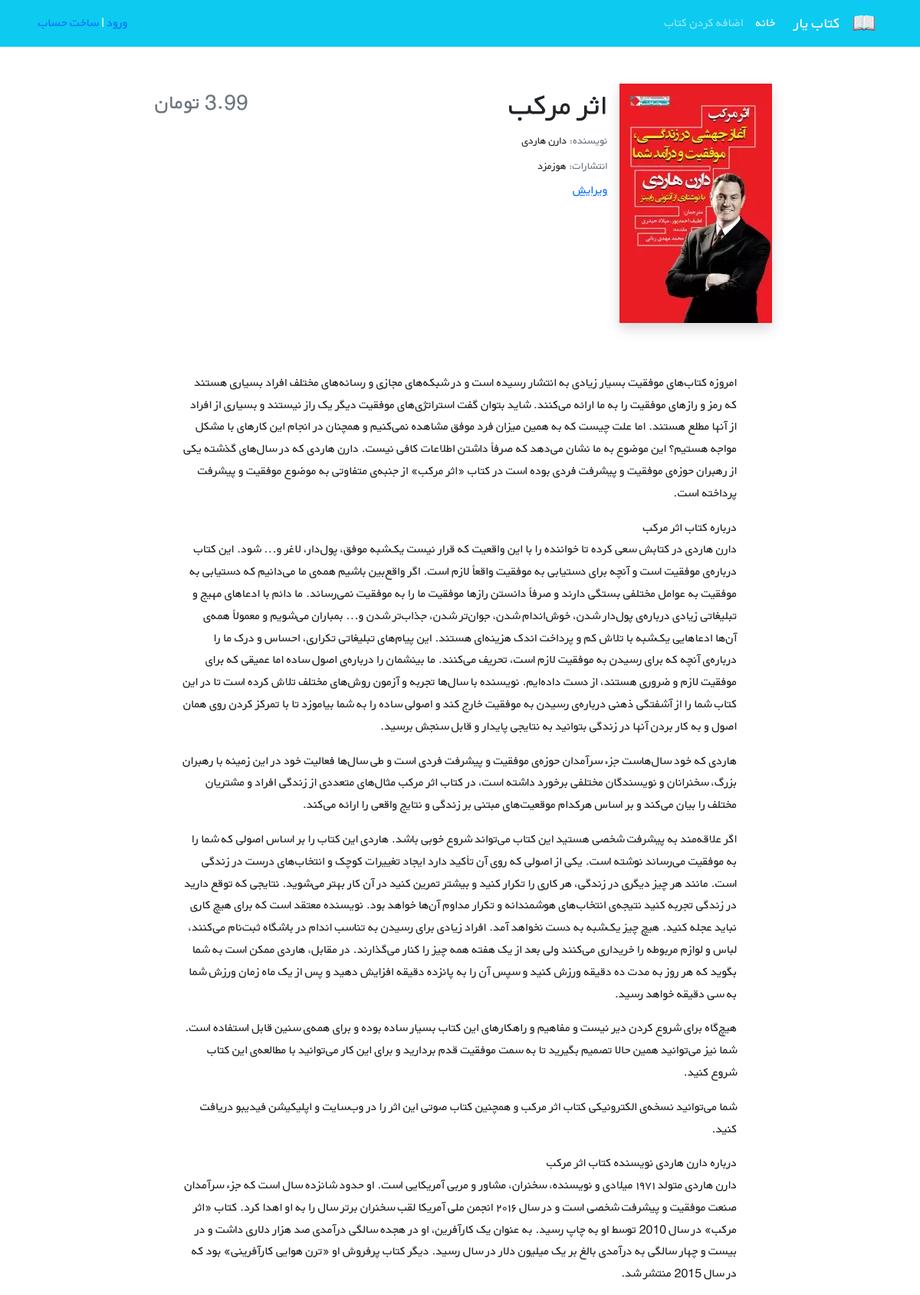
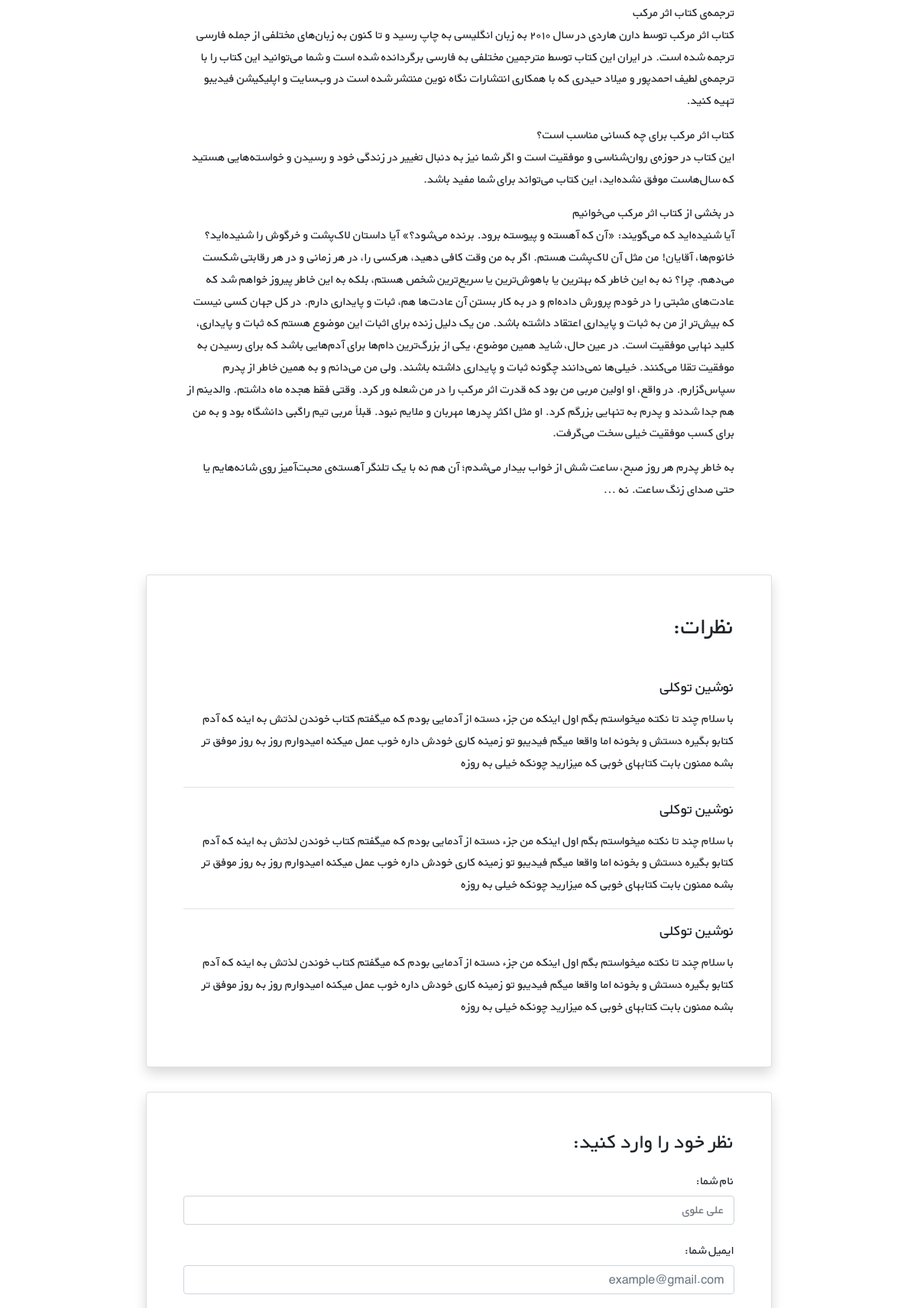
Page /books/16/ (upper part) on the committed database (2 pictures, top to bottom).
### books/models.py (models this page shows, shortened)
class Book(models.Model):
    title = models.CharField(max_length=200)
    author = models.CharField(max_length=200)
    content = models.TextField()
    price = models.DecimalField(max_digits=5, decimal_places=2)
    cover = models.ImageField(upload_to="covers/", blank=True)

### books/views.py (the view)
# urls.py: path("<int:pk>/", BookDetailView.as_view(), name="book_detail"),
class BookDetailView(generic.DetailView):
    model = Book
    template_name = "books/book_detail.html"

### books/templates/books/book_detail.html (shortened to what this page needs)
{% extends '_base.html' %}
{% block content %}
<div class="container mt-5" dir="rtl">
    <div class="">
        <div class="">
            <div class="d-flex justify-content-center">
                <div class="row w-sm-75 w-100">
                    <div class="col-xs-12 col-md-3 d-flex justify-content-center">
                        <div>
                            {% if book.cover %}
                                <img class="shadow" src="{{ book.cover.url }}"
                                    class="img-fluid rounded-start" alt="...">
                            {% endif %}
                        </div>
                    </div>
                    <div class="col-xs-12 col-md-6 text-center text-md-end mt-md-1 mt-4">
                        <h1> {{ book.title }} </h1>
                        <h5 class="small my-1"><span class="text-muted">نویسنده: </span>{{book.author}}</h5>
                        <h5 class="small my-1"><span class="text-muted">انتشارات: </span>هوزمزد</h5>
                        <a href="{% url 'book_update' book.id %}">ویرایش</a>
                    </div>
                    <div class="col-xs-12 col-md-3 d-flex flex-column">
                        <h3 class="align-self-center pt-2 text-muted align-self-md-end">
                            {{book.price}} تومان
                        </h3>
                    </div>
                </div>
            </div>
            <div class="d-flex justify-content-center">
                <div class="my-3 p-5 w-sm-75 w-100">
                    {{ book.content | linebreaks }}
                </div>
            </div>
            <div class="d-flex justify-content-center">
                <div class="card shadow my-3 p-5 w-sm-75 w-100">
                    <h2 class="mb-5">نظرات:</h2>
                    <div class="border-bottom mb-3">
                        <h5 class="mb-3">نوشین توکلی</h5>
                        <p>با سلام چند تا نکته میخواستم بگم اول اینکه من جزء دسته از آدمایی بودم که میگفتم کتاب خوندن لذتش
                            به اینه که آدم کتابو بگیره دستش و بخونه اما واقعا میگم فیدیبو تو زمینه کاری خودش داره خوب عمل
                            میکنه امیدوارم روز به روز موفق تر بشه ممنون بابت کتابهای خوبی که میزارید چونکه خیلی به روزه</p>
                    </div>
                    <div class="border-bottom mb-3">
                        <h5 class="mb-3">نوشین توکلی</h5>
                        <p>با سلام چند تا نکته میخواستم بگم اول اینکه من جزء دسته از آدمایی بودم که میگفتم کتاب خوندن لذتش
                            به اینه که آدم کتابو بگیره دستش و بخونه اما واقعا میگم فیدیبو تو زمینه کاری خودش داره خوب عمل
                            میکنه امیدوارم روز به روز موفق تر بشه ممنون بابت کتابهای خوبی که میزارید چونکه خیلی به روزه</p>
                    </div>
                    <div>
                        <h5 class="mb-3">نوشین توکلی</h5>
                        <p>با سلام چند تا نکته میخواستم بگم اول اینکه من جزء دسته از آدمایی بودم که میگفتم کتاب خوندن لذتش
                            به اینه که آدم کتابو بگیره دستش و بخونه اما واقعا میگم فیدیبو تو زمینه کاری خودش داره خوب عمل
                            میکنه امیدوارم روز به روز موفق تر بشه ممنون بابت کتابهای خوبی که میزارید چونکه خیلی به روزه</p>
                    </div>
                </div>
            </div>
            <div class="d-flex justify-content-center">
                <div class="card shadow my-3 p-5 w-sm-75 w-100">
                    <h3>نظر خود را وارد کنید:</h3>
                    <form method="POST">
                        <div class="form-group py-2">
                            <label class="py-1" for="author_name">نام شما:</label>
                            <input type="text" class="form-control" placeholder="علی علوی" name="author_name">
                        </div>
                        <div class="form-group py-2">
                            <label class="py-1" for="email">ایمیل شما:</label>
                            <input type="email" class="form-control" placeholder="example@gmail.com" name="email">
                        </div>
                        <div class="form-group py-2">
                        </div>
                    </form>
                </div>
            </div>
        </div>
    </div>
</div>
{% endblock content %}

### static/css/style.css (style rules this page uses)
* { font-family: 'BYekan', sans-serif; line-height: 1.8rem; }
@media (min-width: 576px) { .w-sm-75 { width: 75%!important; } }

### rows in the picture
Book: cover (picture), title "اثر مرکب", author "دارن هاردی", content "امروزه کتاب‌های موفقیت بسیار زیادی به انتشار رسیده است و در شبکه‌های مجازی و رسانه‌های مختلف افراد بسیاری هستند که رمز و رازهای موفقیت را به ما ارائه می‌کنند. شاید بتوان گفت استراتژی‌های موفقیت دیگر یک راز نیستند و بسیاری از افراد از آنها مطلع هستند. اما علت چیست که به همین میزان فرد موفق مشاهده نمی‌کنیم و همچنان در انجام این کارهای با مشکل مواجه هستیم؟ این موضوع به ما نشان می‌دهد که صرفاً داشتن اطلاعات کافی نیست. دارن هاردی که در سال‌های گذشته یکی از رهبران حوزه‌ی موفقیت و پیشرفت فردی بوده است در کتاب «اثر مرکب» از جنبه‌ی متفاوتی به موضوع موفقیت و پیشرفت پرداخته است. درباره کتاب اثر مرکب دارن هاردی در کتابش سعی کرده تا خواننده را با این واقعیت که قرار نیست یک‌شبه موفق، پول‌دار، لاغر و...…"
